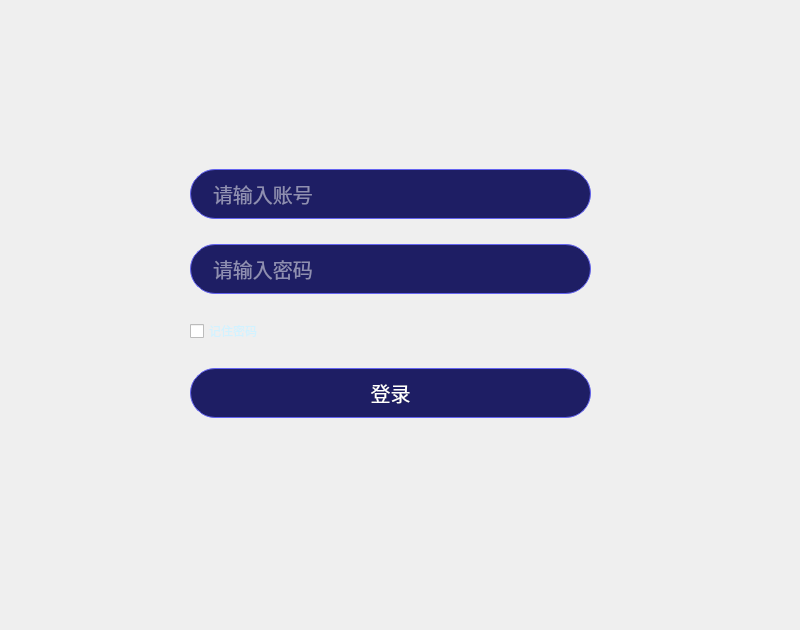
<?xml version="1.0" encoding="UTF-8"?>
<ui version="4.0">
 <class>Widget</class>
 <widget class="QWidget" name="Widget">
  <property name="geometry">
   <rect>
    <x>0</x>
    <y>0</y>
    <width>800</width>
    <height>630</height>
   </rect>
  </property>
  <property name="windowTitle">
   <string>Widget</string>
  </property>
  <property name="styleSheet">
   <string notr="true">QFrame {
    border-image: url(:/background.jpg);
}

QLineEdit {
    background-color: rgb(30, 30, 100); /* 接近深蓝色的背景色 */
    color: white; /* 设置文本颜色为白色，与深蓝色背景形成对比 */
    selection-background-color: rgb(89, 161, 255); /* 选中文本的背景色 */
    border: 1px solid rgb(100, 100, 240); /* 边框颜色 */
    border-radius: 25px; /* 设置边框圆角 */
    padding-left: 20px; /* 左侧内边距 */
	font-size : 20px;
}

QCheckBox {
    color: rgb(210, 242, 255); /* 设置复选框文本颜色 */
}

QPushButton {
    background-color: rgb(30, 30, 100); /* 接近深蓝色的背景色 */
    color: white; /* 设置按钮文本颜色为白色 */
    border: 1px solid rgb(100, 100, 240); /* 边框颜色 */
    border-radius: 25px; /* 设置边框圆角 */
    padding: 5px 10px; /* 设置内边距 */
	font-size : 20px;
}


QPushButton:hover 
{
    background-color: rgb(50, 50, 150); /* 悬停时的背 */
}

QPushButton:pressed
{

    background-color: rgb(20, 20, 80); /* 按下时的背景色 */
}</string>
  </property>
  <widget class="QFrame" name="frame">
   <property name="geometry">
    <rect>
     <x>-10</x>
     <y>-10</y>
     <width>821</width>
     <height>661</height>
    </rect>
   </property>
   <property name="frameShape">
    <enum>QFrame::StyledPanel</enum>
   </property>
   <property name="frameShadow">
    <enum>QFrame::Raised</enum>
   </property>
   <widget class="QWidget" name="layoutWidget">
    <property name="geometry">
     <rect>
      <x>200</x>
      <y>160</y>
      <width>401</width>
      <height>291</height>
     </rect>
    </property>
    <layout class="QVBoxLayout" name="verticalLayout" stretch="2,2,0,0">
     <item>
      <widget class="QLineEdit" name="lineEdit">
       <property name="minimumSize">
        <size>
         <width>0</width>
         <height>50</height>
        </size>
       </property>
       <property name="text">
        <string/>
       </property>
       <property name="placeholderText">
        <string>请输入账号</string>
       </property>
      </widget>
     </item>
     <item>
      <widget class="QLineEdit" name="lineEdit_2">
       <property name="minimumSize">
        <size>
         <width>0</width>
         <height>50</height>
        </size>
       </property>
       <property name="echoMode">
        <enum>QLineEdit::Password</enum>
       </property>
       <property name="placeholderText">
        <string>请输入密码</string>
       </property>
      </widget>
     </item>
     <item>
      <widget class="QCheckBox" name="checkBox">
       <property name="text">
        <string>记住密码</string>
       </property>
      </widget>
     </item>
     <item>
      <widget class="QPushButton" name="pushButton">
       <property name="minimumSize">
        <size>
         <width>50</width>
         <height>0</height>
        </size>
       </property>
       <property name="maximumSize">
        <size>
         <width>16777215</width>
         <height>50</height>
        </size>
       </property>
       <property name="text">
        <string>登录</string>
       </property>
      </widget>
     </item>
    </layout>
   </widget>
  </widget>
 </widget>
 <resources/>
 <connections/>
</ui>
